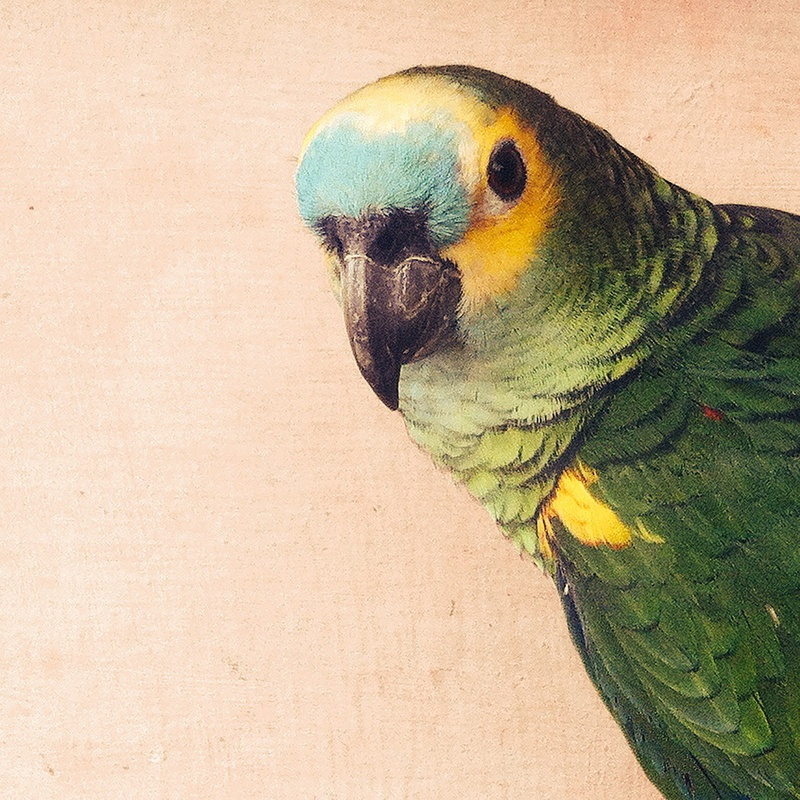
#> input picture images/bird.jpg, 800 x 800 px
$ jupyter execute 1_basics.ipynb
#> lines starting #> are read from the running program, lines starting #| are printed output that depends on the picture
# basic operators

[cell 1]
import cv2
import numpy as np

## reading and converting a image

[cell 2]
image = cv2.imread('images/bird.jpg')
#> image is the input picture: shape (800, 800, 3); mean B, G, R 149.3, 177.4, 195.5
# converting a image to gray scale
# image = cv2.cvtColor(image, cv2.COLOR_BGR2GRAY)

[cell 3]
# reading a image and passing it to gray scale
image = cv2.imread('images/bird.jpg', 0)
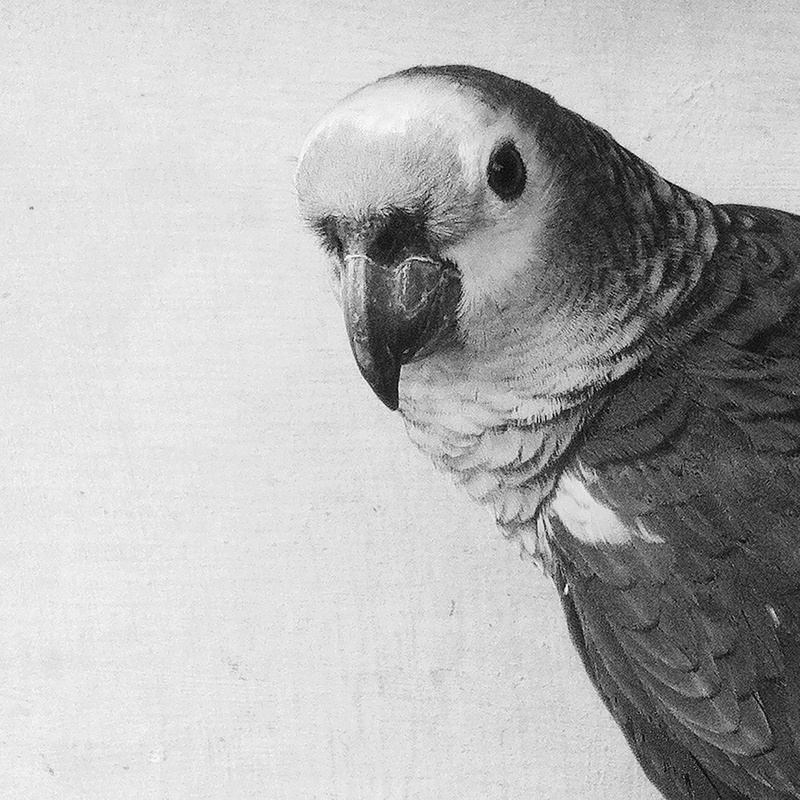
#> image: shape (800, 800); min 0, max 255, mean 179.7

## lines, squares, circles, polygons and text

[cell 4]
# black image
image = np.zeros((512, 512, 3), np.uint8)

[cell 5]
# white image
image = np.zeros((512, 512, 3), np.uint8)
image[:, :] = (255, 255, 255)

[cell 6]
# line
result = cv2.line(image.copy(), (0, 0), (512, 512), (0, 255, 0), 1)
# cv2.line(image, start, end, color, thickness)

[cell 7]
# rectangle
result = cv2.rectangle(image.copy(), (100, 100), (300, 300), (0, 0, 255), 1)
# cv2.rectangle(image, start, end, color, thickness)

[cell 8]
# circle
result = cv2.circle(image.copy(), (350, 350), 250, (255, 0, 0), -1)
# cv2.circle(image, center, radius, color, thickness)

[cell 9]
# polygons
points = [(80, 120), (250, 90), (333, 370)]
points2 = [(50, 200), (9, 100), (56, 300)]

result = cv2.polylines(image.copy(), [np.asarray(points, dtype=np.int32)], False, (0, 0, 255), 1)
# cv2.polylines(image, points, closed, color, thickness)

cv2.fillPoly(result, [np.asarray(points2, dtype=np.int32)], (0, 255, 255))
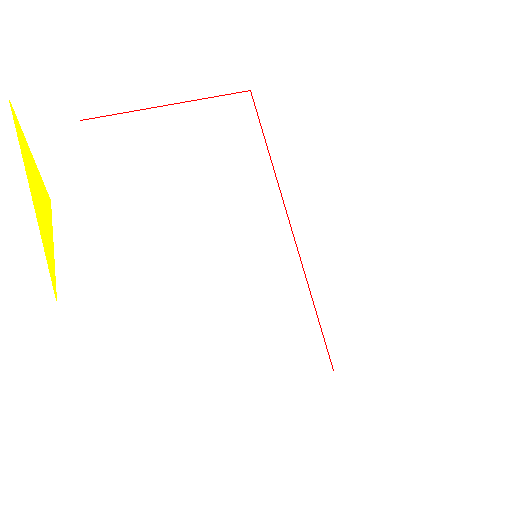
#> result: shape (512, 512, 3); mean of channels 0, 1, 2 252.7, 254.6, 255; drawn as B, G, R
# cv2.fillPoly(image, points, color)

[cell 10]
# text
result = cv2.putText(image.copy(), ':D', (300, 250), cv2.FONT_HERSHEY_SIMPLEX, 3, (255, 0, 255), 2)
# cv2.putText(image, text, bottom left points, font, font size, color, thickness)

## showing and saving images

[cell 11]
print(result.shape)
# height, width, axis
cv2.imshow('image', result)
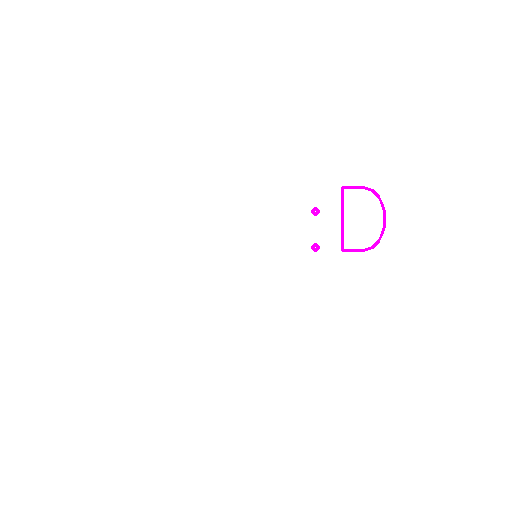
#> window 'image': shape (512, 512, 3); mean B, G, R 255, 254.3, 255
cv2.waitKey(0)
cv2.destroyAllWindows()
# cv2.imwrite('images/out.png', image)

$ run again, with images/person.jpg copied over images/bird.jpg
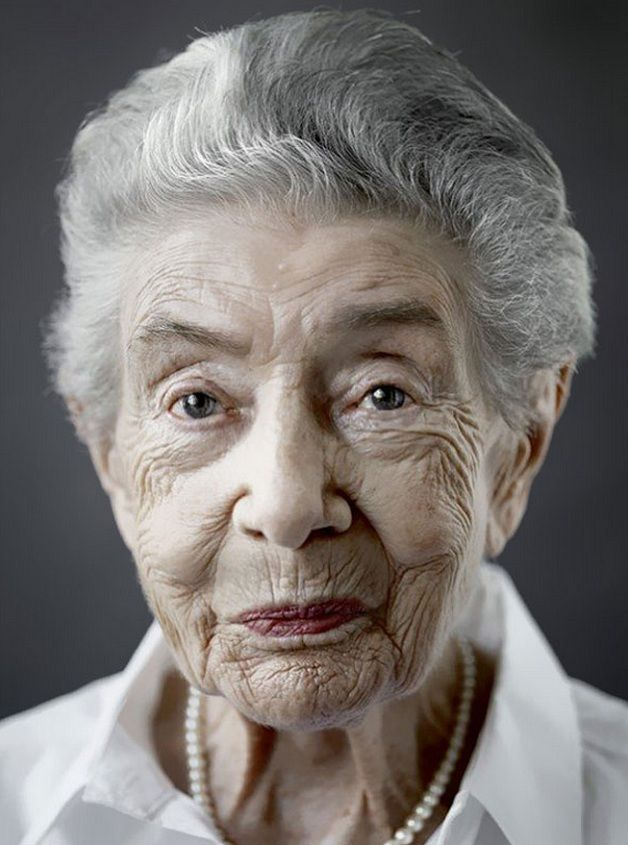
#> input picture images/person.jpg, 628 x 845 px
#> image is the input picture: shape (845, 628, 3); mean B, G, R 113.2, 116.4, 121.7
#> `image = cv2.imread('images/bird.jpg', 0)`:
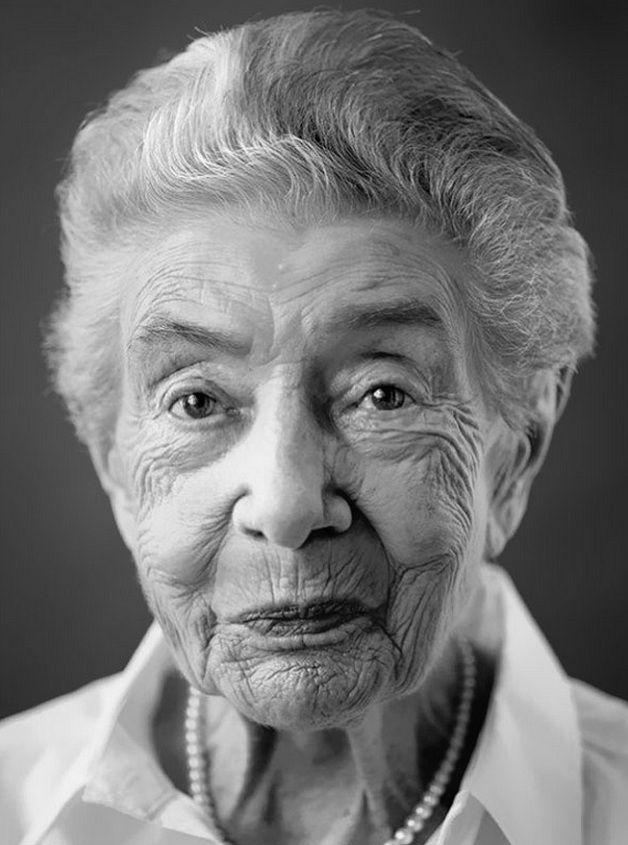
#> image: shape (845, 628); min 0, max 255, mean 117.6
